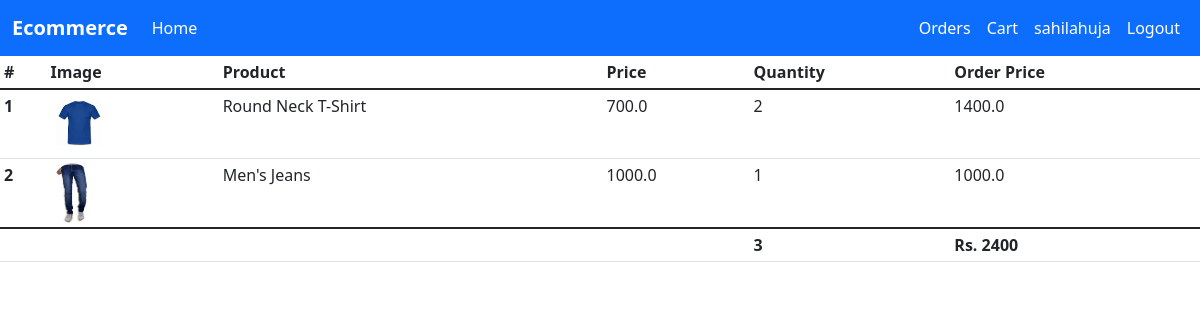
Page /order/19/ (signed in) on the committed database.
### order/models.py (models this page shows, shortened)
class OrderItem(models.Model):
    order = models.ForeignKey(Order, on_delete=models.CASCADE, blank=True, null=True)
    product = models.ForeignKey(Product, on_delete=models.CASCADE)
    price = models.FloatField()
    quantity = models.IntegerField()

class Order(models.Model):
    CHOICE = [
    ('Ordered', 'Ordered'),
    ('Shipped', 'Shipped'),
    ('Out for Delivery', 'Out for Delivery'),
    ('Delivered', 'Delivered'),
    ]
    user = models.ForeignKey(User, on_delete=models.CASCADE, null=True, blank=True)
    total_price = models.IntegerField()
    total_items = models.IntegerField()
    date_ordered = models.DateField(auto_now_add=True, blank=True, null=True)
    time_ordered = models.TimeField(auto_now_add=True, blank=True, null=True)
    status = models.CharField(max_length=20, choices=CHOICE, default='Ordered', null=True, blank=True)

### products/models.py (models this page shows)
class Product(models.Model):
    product_name = models.CharField(verbose_name="Product Name", max_length=50) # this is a verbose name,
    category = models.ForeignKey(Category, on_delete=models.PROTECT) # one to many field
    price = models.FloatField(default=0)
    description = models.TextField(blank=True)
    stock = models.IntegerField(default=100)
    quantity_type = models.ForeignKey(QuantityVariant, blank=True, null=True, default=None, on_delete=models.SET_NULL)
    color_type = models.ForeignKey(ColorVariant, blank=True, null=True, default=None, on_delete=models.SET_NULL)
    size_type = models.ForeignKey(SizeVariant, blank=True, null=True, default=None, on_delete=models.SET_NULL)
    image = models.ImageField(null=True, blank=True)
    def __str__(self) -> str:
        return self.product_name
    class Meta:
        db_table='product_table' # overriding the default database table name which will be 'name of the class' otherwise

### order/views.py (the view)
# urls.py: path('<int:id>/',views.ordered_items, name='order_details')
@login_required
def ordered_items(request, id):
    order = Order.objects.get(id=id)
    ordered_items = OrderItem.objects.filter(order=order)
    context = { 'order': order, 'ordered_items': ordered_items }
    return render(request, 'ordered_items.html', context=context)

### Templates/ordered_items.html
{% extends 'base.html' %}
{% block content %}
<table class="table table-hover table-sm caption-top">
    <thead>
      <tr>
        <th scope="col">#</th>
        <th scope="col">Image</th>
        <th scope="col">Product</th>
        <th scope="col">Price</th>
        <th scope="col">Quantity</th>
        <th scope="col">Order Price</th>
      </tr>
    </thead>
    <tbody>
    {% for items in ordered_items %}
      <tr>
        <th scope="row">{{ forloop.counter }}</th>
        <td><img style="height: 60px;" class="rounded-circle" src="{{ items.product.image.url }}"></td>
        <td>{{ items.product }}</td>
        <td>{{ items.product.price }}</td>
        <td>{{ items.quantity }}</td>
        <td>{{ items.price }}</td>
      </tr>
    {% endfor %}
    </tbody>
    <tfoot>
        <th scope="col"></th>
        <th scope="col"></th>
        <th scope="col"></th>
        <th scope="col"></th>
        <th scope="col">{{ order.total_items }}</th>
        <th scope="col">Rs. {{ order.total_price }}</th>
    </tfoot>
  </table>
{% endblock %}

### Templates/base.html (shortened to what this page needs)
<!DOCTYPE html>
<html lang="en">
<head>
    <link href="https://cdn.jsdelivr.net/npm/bootstrap@5.1.3/dist/css/bootstrap.min.css" rel="stylesheet">
</head>
<body>
    <nav class="navbar navbar-expand-lg navbar-dark bg-primary">
        <div class="container-fluid">
          <a class="navbar-brand fw-bold" href="/">Ecommerce</a>
          {% if user.is_authenticated %}
          <div class="collapse navbar-collapse" id="navbarSupportedContent">
            <ul class="navbar-nav me-auto mb-2 mb-lg-0">
              <li class="nav-item">
                <a class="nav-link active" aria-current="page" href="/">Home</a>
              </li>
            </ul>
            <ul class=" navbar-nav my-2 my-lg-0">
              <li class="nav-item">
                <a class="nav-link active" href="/order">Orders</a>
              </li>
              <li class="nav-item">
                <a class="nav-link active" href="/cart">Cart</a>
              </li>
              <li class="nav-item">
                <a class="nav-link active" href="/">{{ user.username }}</a>
              </li>
              <li class="nav-item">
                <a class="nav-link active" href="/auth/logout_user">Logout</a>
              </li>
            </ul>
            {% endif %}
          </div>
        </div>
      </nav>
    {% block content %}{% endblock %}
</body>
</html>

### rows in the picture
OrderItem: product.image (picture), product "Round Neck T-Shirt", product.price "700.0", quantity "2", price "1400.0"
OrderItem: product.image (picture), product "Men's Jeans", product.price "1000.0", quantity "1", price "1000.0"
Order: total_items "3", total_price "2400"

### other values in the picture
{{ user.username }} "sahilahuja"
